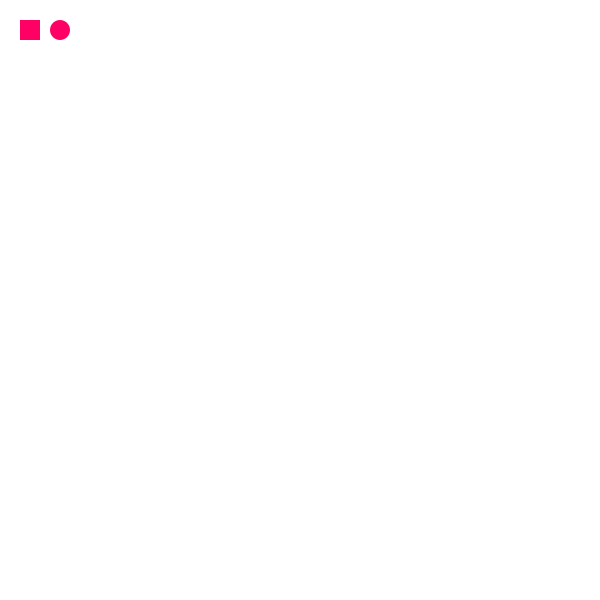
Frame 1 (no input)
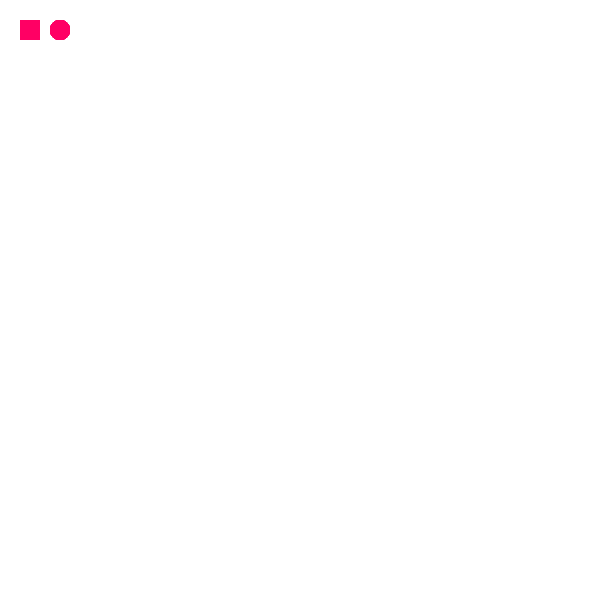
Frame 60 (the mouse pressed at the canvas centre just before this capture)
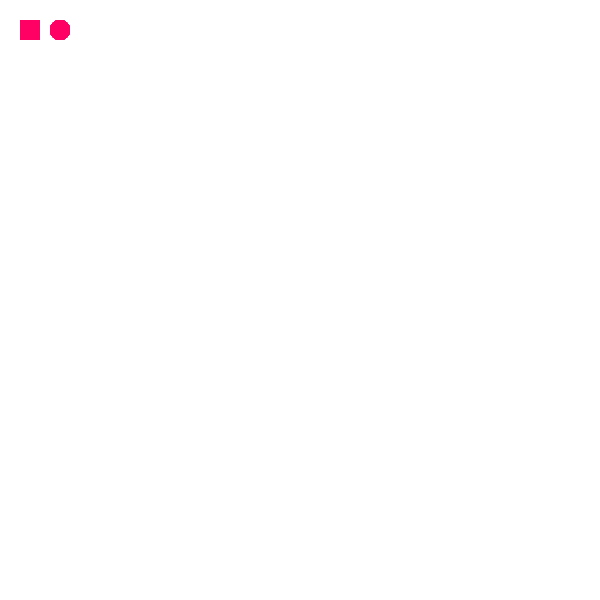
Frame 120 (the mouse held since frame 60 and released just before this capture)

The Processing sketch that drew these frames (run headless with seeded random() and noise(); from frame 60 on, the mouse is pressed at the canvas centre):

// Processing sketch: processing_65056
// ── processing_65056.pde

int stW;
int stW_min = 1;
int stW_max = 50;

color stC;

int btnR_x = 20;
int btnR_y = 20;
int btnR_w = 20;
int btnR_h = 20;

int btnE_x = 60;
int btnE_y = 30;
int btnE_r = 10;

float px;
float py;
float x;
float y;
float easing = 0.2;

void setup() {
  size(600, 600);
  background(255);
  smooth();

  stC = color(0);
}

void draw() {

  // 사각형 버튼
  if (mouseX >= btnR_x && mouseX <= btnR_x+btnR_w && mouseY >= btnR_y && mouseY <= btnR_y+btnR_h) {
    fill(100, 255, 0);
    if (mousePressed) {
      fill(0, 100, 255);
      if (stW_max > stW_min) {
        stW_max--;
      }
    }
  }
  else {
    fill(255, 0, 100);
  }  
  noStroke();
  rect(btnR_x, btnR_y, btnR_w, btnR_h);

  // 원형 버튼
  float d = dist(btnE_x, btnE_y, mouseX, mouseY);
  if (d <= btnE_r) {
    fill(100, 255, 0);
    if (mousePressed) {
      fill(0, 100, 255);
      if (stW_max < 100) {
        stW_max++;
      }
    }
  }
  else {
    fill(255, 0, 100);
  }
  ellipse(btnE_x, btnE_y, btnE_r*2, btnE_r*2);

  // easing
  float targetX = mouseX;
  float targetY = mouseY;
  x += ( targetX - x ) * easing;
  y += ( targetY - y ) * easing;

  // 속도에 따라 선 두께 변화
  float speed = dist(px, py, x, y);
  stW = (int) map(speed, 0, 150, stW_min, stW_max);

  // 그리기
  if (mousePressed) {
    if (mouseButton == LEFT) {
      stroke(stC);
      strokeWeight(stW);
      line(px, py, x, y);
      px = x;
      py = y;
    }
    else if (mouseButton == RIGHT) {
      background(255);
      rect(btnR_x, btnR_y, btnR_w, btnR_h);
      ellipse(btnE_x, btnE_y, btnE_r*2, btnE_r*2);
    }
    else if (mouseButton == CENTER) {
      save("/capture/"+month()+"."+day()+"."+hour()+"."+minute()+"."+second()+".png");
    }
  }
  else {
    x=mouseX;
    y=mouseY;
    px=mouseX;
    py=mouseY;
  }
}

void keyPressed() {
  if (key == 'r' || key == 'R') stC = color(255, 0, 0);
  if (key == 'g' || key == 'G') stC = color(0, 255, 0);
  if (key == 'b' || key == 'B') stC = color(0, 0, 255);
  if (key == 'c' || key == 'C') stC = color(0, 255, 255);
  if (key == 'm' || key == 'M') stC = color(255, 0, 255);
  if (key == 'y' || key == 'Y') stC = color(255, 255, 0);
  if (key == 'k' || key == 'K') stC = color(0);
  if (key == 'w' || key == 'W') stC = color(255);
}
